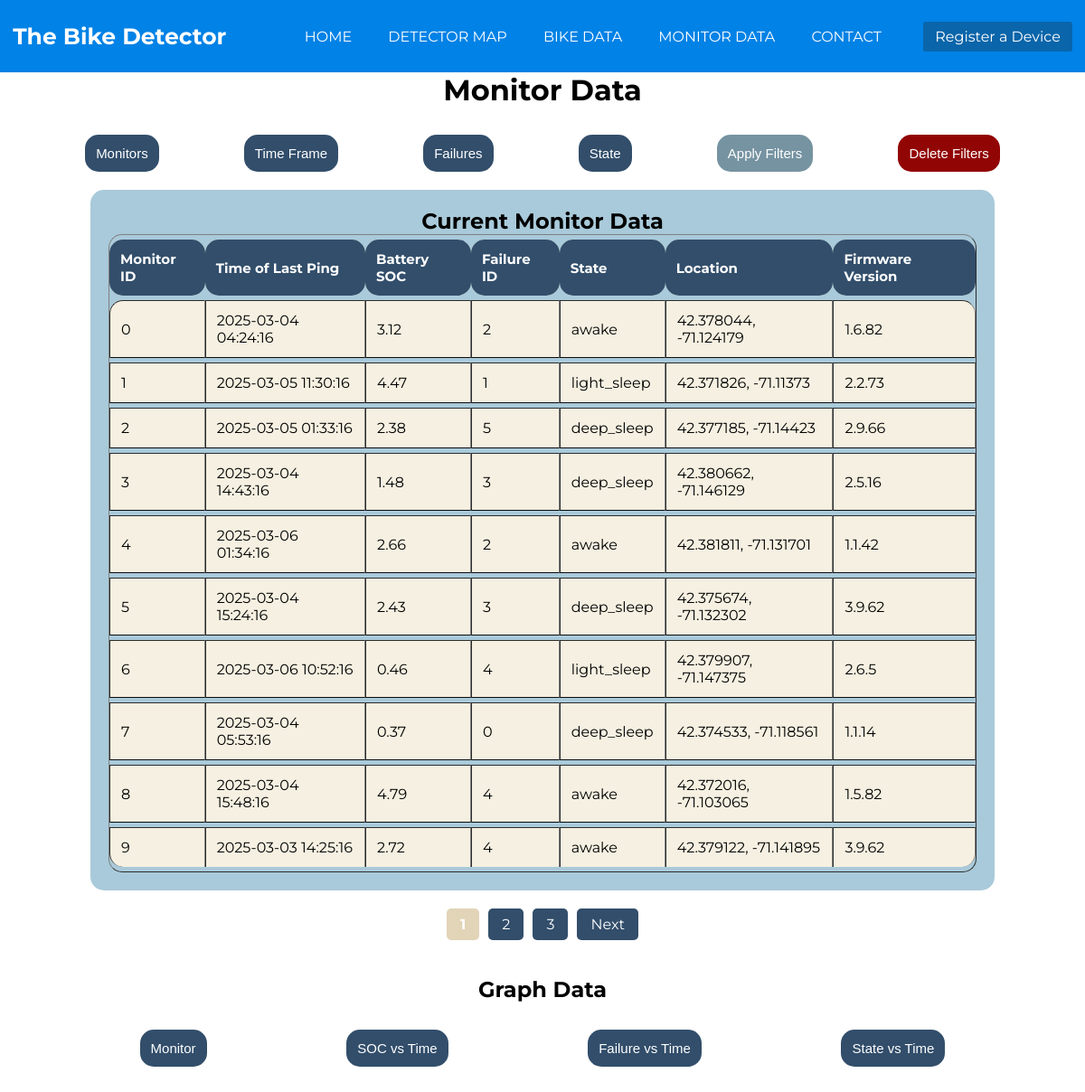
The app's page /monitordata with its own data.
### tables this page shows
CREATE TABLE monitor_data (
        monitor_ID INTEGER,
        time_of_last_ping TEXT,
        battery_SOC REAL,
        failure_ID INTEGER,
        state TEXT,
        location TEXT,
        firmware_version TEXT
    );

### fastapi_skeleton.py (the view)
@app.get("/monitordata", response_class=HTMLResponse)
async def monitordata(
    request: Request,
    monitors: str = None,
    failures: str = None,
    state: str = None,
    from_date: str = None,
    to_date: str = None,
    page: int = 1
):
    per_page = 10
    offset = (page - 1) * per_page
    conn = sqlite3.connect("data/server_monitor_data_agg.db")
    cursor = conn.cursor()
    base_query = "FROM monitor_data"
    conditions = []
    values = []
    if monitors:
        monitor_list = monitors.split(",")
        conditions.append(f"monitor_ID IN ({','.join(['?'] * len(monitor_list))})")
        values.extend(monitor_list)
    if failures:
        failures_list = failures.split(',')
        conditions.append(f"failure_ID IN ({','.join(['?'] * len(failures_list))})")
        values.extend(failures_list)
    if state:
        states_list = state.split(',')
        conditions.append(f"state IN ({','.join(['?'] * len(states_list))})")
        values.extend(states_list)
    if from_date:
        conditions.append("time_of_last_ping >= ?")
        values.append(from_date)
    if to_date:
        conditions.append("time_of_last_ping <= ?")
        values.append(to_date)
    where_clause = " WHERE " + " AND ".join(conditions) if conditions else ""
    data_query = f"SELECT * {base_query} {where_clause} LIMIT ? OFFSET ?"
    cursor.execute(data_query, values + [per_page, offset])
    data = cursor.fetchall()
    count_query = f"SELECT COUNT(*) {base_query} {where_clause}"
    cursor.execute(count_query, values)
    filtered_total_entries = cursor.fetchone()[0]
    conn.close()
    return templates.TemplateResponse("monitordata.html", {"request": request, "data": data, "total_entries": filtered_total_entries, "current_page": page})

### templates/monitordata.html (shortened to what this page needs)
{% extends "base.html" %}
{% block content %}
    <h1 style="text-align: center; margin-bottom: 30px;">Monitor Data</h1>
                <div class="options-panel" style="display: flex; justify-content: space-evenly;">
                    <div class="dropdown">
                        <button>Monitors</button>
                    </div>
                    <div class="dropdown">
                        <button>Time Frame</button>
                    </div>
                    <div class="dropdown">
                        <button>Failures</button>
                    </div>
                    <div class="dropdown">
                        <button>State</button>
                    </div>
                    <div class="dropdown">
                        <button id="apply-filters">Apply Filters</button>
                    </div>
                    <div class="dropdown">
                        <button id="reset-filters">Delete Filters</button>
                    </div>
                </div>
            <div class="table-container" style="width: 80%; margin-top: 20px; text-align: center;">
                <h2>Current Monitor Data</h2>
                <table border="1" style="width: 100%; text-align: center;">
                    <thead>
                        <tr>
                            <th>Monitor ID</th>
                            <th>Time of Last Ping</th>
                            <th>Battery SOC</th>
                            <th>Failure ID</th>
                            <th>State</th>
                            <th>Location</th>
                            <th>Firmware Version</th>
                        </tr>
                    </thead>
                    <tbody>
                        {% for entry in data %}
                        <tr data-id="{{ entry[0] }}">
                            <td>{{ entry[0] }}</td>
                            <td>{{ entry[1] }}</td>
                            <td>{{ entry[2] }}</td>
                            <td>{{ entry[3] }}</td>
                            <td>{{ entry[4] }}</td>
                            <td>{{ entry[5] }}</td>
                            <td>{{ entry[6] }}</td>
                        </tr>
                        {% endfor %}
                    </tbody>
                </table>
            </div>
            <div class="pagination" style="text-align: center; margin-top: 20px; margin-bottom: 40px;">
                {% set total_pages = (total_entries // 10) + (1 if total_entries % 10 != 0 else 0) %}
                {% set start_page = ((current_page - 1) // 10) * 10 + 1 %}
                {% set end_page = start_page + 9 if start_page + 9 < total_pages else total_pages %}
                {% for page in range(start_page, end_page + 1) %}
                    <a href="#" class="page-link {% if page == current_page %}active{% endif %}" data-page="{{ page }}">{{ page }}</a>
                {% endfor %}
                {% if current_page < total_pages %}
                    <a href="#" class="page-link" data-page="{{ current_page + 1 }}">Next</a>
                {% endif %}
            </div>
            <h2 style="text-align: center; margin-bottom: 30px;">Graph Data</h2>
            <div class="options-panel" style="display: flex; justify-content: space-evenly;">
                <div class="dropdown">
                    <button>Monitor</button>
                </div>
                <div class="dropdown">
                    <button id="soc-graph">SOC vs Time</button>
                </div>
                <div class="dropdown">
                    <button id="failure-graph">Failure vs Time</button>
                </div>
                <div class="dropdown">
                    <button id="State-graph">State vs Time</button>
                </div>
            </div>
            <div id="chart" class="chart" style="height: 500px; width: 80%; margin: 0 auto;"></div>
        </div>
{% endblock %}

### templates/base.html (shortened to what this page needs)
<!DOCTYPE html>
<html lang="en">
<head>
    <link rel="stylesheet" href="{{ url_for('static', path='home.css') }}?v=1.2">
</head>
<body>
  <nav>
    <div class="nav-header">
      <label class="logo">The Bike Detector</label>
    </div>
    <ul id="nav-menu">
      <li><a href="{{ url_for('home') }}">Home</a></li>
      <li><a href="{{ url_for('map_page') }}">Detector Map</a></li>
      <li><a href="{{ url_for('bikedata') }}">Bike Data</a></li>
      <li><a href="{{ url_for('monitordata') }}">Monitor Data</a></li>
      <li><a href="{{ url_for('contact') }}">Contact</a></li>
    </ul>
    <div class="profile">
      <a href="{{ url_for('log_in') }}">Register a Device</a>
    </div>
  </nav>
    <div class="content">
        {% block content %}{% endblock %}
</body>
</html>

### static/home.css (style rules this page uses)
* { margin: 0; text-decoration: none; list-style: none; }
body { font-family: "Montserrat", sans-serif; }
nav { background: #0082e6; display: flex; justify-content: space-around; height: 10vh; align-items: center; }
label.logo { color: white; font-size: 25px; font-weight: bold; }
nav ul li { display: inline-block; margin: 5px; }
nav ul li a { color: white; font-size: 16px; padding: 7px 13px; border-radius: 3px; text-transform: uppercase; }
.profile { background: #0a65aa; color: white; font-size: 16px; padding: 7px 13px; border-radius: 3px; }
a { color: white; }
label { font-size: 11pt; }

### templates/monitordata.html (style rules this page uses)
.table-container { margin: 20px auto; padding: 20px; width: 100%; max-width: 1300px; background-color: #a9cada; border-radius: 15px; }
table { width: 100%; border-collapse: separate; border-spacing: 0 5px; border-radius: 15px; }
button, th { background-color: #324e6b; color: white; padding: 12px; text-align: left; font-size: 15px; border-top-left-radius: 15px; border-top-right-radius: 15px; border-bottom-left-radius: 15px; border-bottom-right-radius: 15px; border: none; }
tr { background-color: #f5f0e1; border-radius: 15px; padding: 10px; }
td { padding: 12px; text-align: left; border-bottom: 1px solid #0c0c0c; }
tr:first-child td:first-child { border-top-left-radius: 15px; }
tr:first-child td:last-child { border-top-right-radius: 15px; }
tr:last-child td:first-child { border-bottom-left-radius: 15px; }
tr:last-child td:last-child { border-bottom-right-radius: 15px; }
tr:last-child td { border-bottom: none; }
.dropdown { position: relative; display: inline-block; }
.pagination { display: flex; justify-content: center; gap: 10px; }
.page-link { padding: 8px 15px; background-color: #324e6b; color: #fff; text-decoration: none; border-radius: 5px; }
.page-link.active { background-color: #e1d4b7; font-weight: bold; }
#apply-filters { background-color: #7693a1; }
#reset-filters { background-color: rgb(146, 5, 5); }

### records on screen
monitor_data: monitor_ID "0", time_of_last_ping "2025-03-04 04:24:16", battery_SOC "3.12", failure_ID "2", state "awake", location "42.378044, -71.124179", firmware_version "1.6.82"
monitor_data: monitor_ID "1", time_of_last_ping "2025-03-05 11:30:16", battery_SOC "4.47", failure_ID "1", state "light_sleep", location "42.371826, -71.11373", firmware_version "2.2.73"
monitor_data: monitor_ID "2", time_of_last_ping "2025-03-05 01:33:16", battery_SOC "2.38", failure_ID "5", state "deep_sleep", location "42.377185, -71.14423", firmware_version "2.9.66"
monitor_data: monitor_ID "3", time_of_last_ping "2025-03-04 14:43:16", battery_SOC "1.48", failure_ID "3", state "deep_sleep", location "42.380662, -71.146129", firmware_version "2.5.16"
monitor_data: monitor_ID "4", time_of_last_ping "2025-03-06 01:34:16", battery_SOC "2.66", failure_ID "2", state "awake", location "42.381811, -71.131701", firmware_version "1.1.42"
monitor_data: monitor_ID "5", time_of_last_ping "2025-03-04 15:24:16", battery_SOC "2.43", failure_ID "3", state "deep_sleep", location "42.375674, -71.132302", firmware_version "3.9.62"
monitor_data: monitor_ID "6", time_of_last_ping "2025-03-06 10:52:16", battery_SOC "0.46", failure_ID "4", state "light_sleep", location "42.379907, -71.147375", firmware_version "2.6.5"
monitor_data: monitor_ID "7", time_of_last_ping "2025-03-04 05:53:16", battery_SOC "0.37", failure_ID "0", state "deep_sleep", location "42.374533, -71.118561", firmware_version "1.1.14"
monitor_data: monitor_ID "8", time_of_last_ping "2025-03-04 15:48:16", battery_SOC "4.79", failure_ID "4", state "awake", location "42.372016, -71.103065", firmware_version "1.5.82"
monitor_data: monitor_ID "9", time_of_last_ping "2025-03-03 14:25:16", battery_SOC "2.72", failure_ID "4", state "awake", location "42.379122, -71.141895", firmware_version "3.9.62"

### other values on screen
{{ page }} "1" "2" "3"
